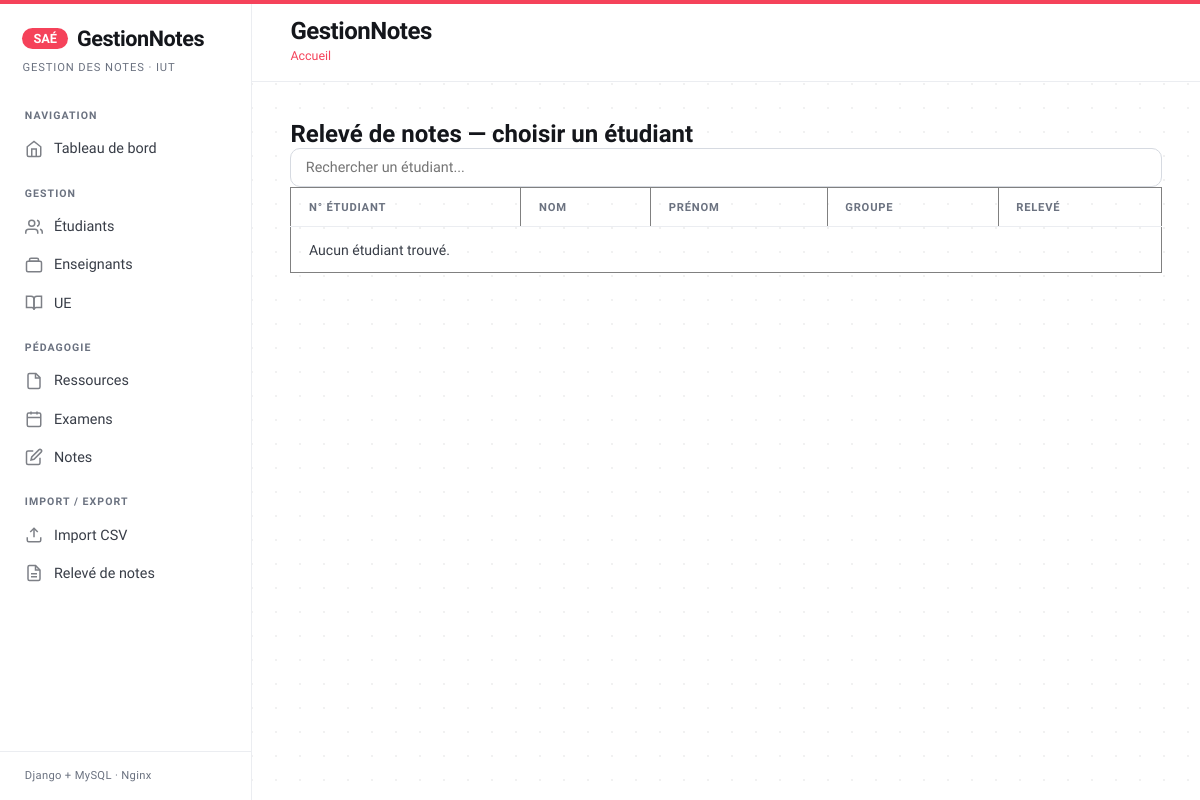
/releve/, run on an earlier commit of the app's database.
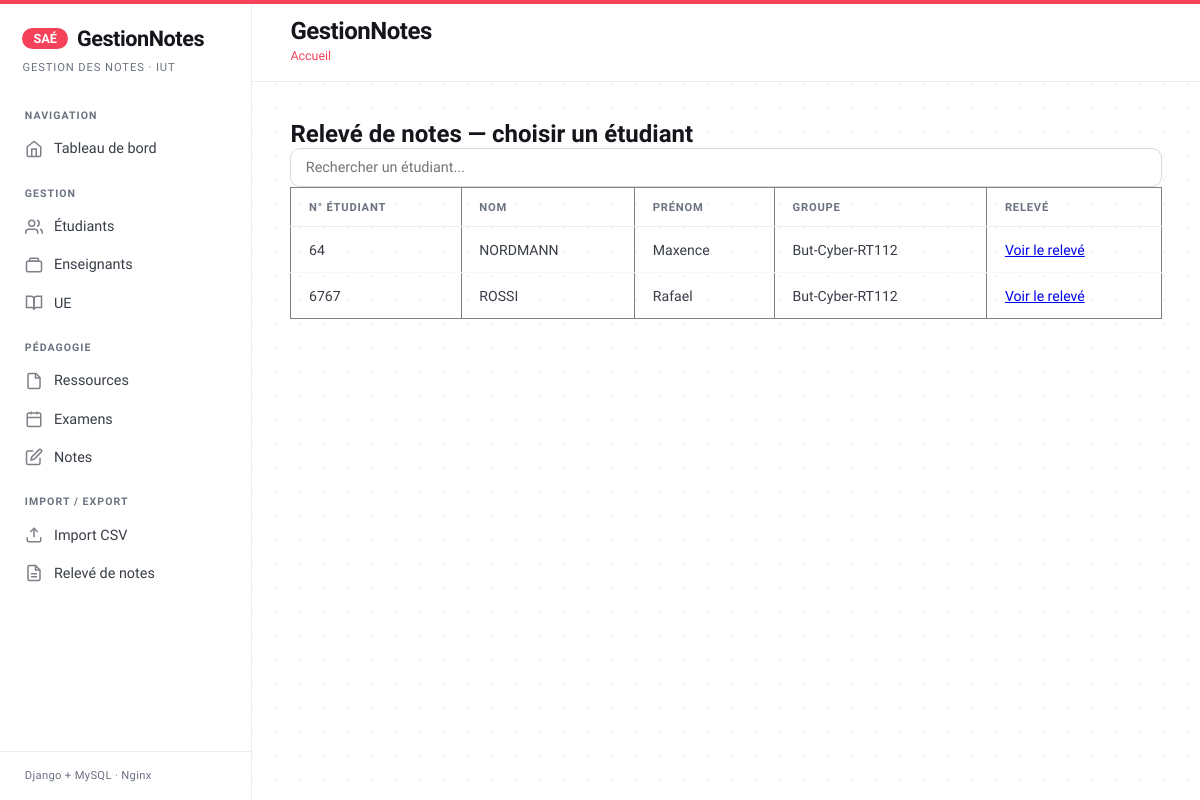
And on a later commit of the database.
### notes_app/models.py (models this page shows, shortened)
class Etudiant(models.Model):
    numero_etudiant = models.CharField(
        max_length=20,
        primary_key=True,
        verbose_name="N° étudiant"
    )
    nom = models.CharField(max_length=100, verbose_name="Nom")
    prenom = models.CharField(max_length=100, verbose_name="Prénom")
    groupe = models.CharField(max_length=20, verbose_name="Groupe")
    email = models.EmailField(unique=True, verbose_name="Email")
    photo = models.ImageField(
        upload_to='photos_etudiants/',
        blank=True,
        null=True,
        verbose_name="Photo"
    )
    class Meta:
        db_table = 'etudiants'
        verbose_name = "Étudiant"
        verbose_name_plural = "Étudiants"
        ordering = ['nom', 'prenom']

### notes_app/views.py (the view)
def releve_liste(request):
    query = request.GET.get('q', '')
    etudiants = Etudiant.objects.all()
    if query:
        etudiants = etudiants.filter(
            Q(nom__icontains=query) |
            Q(prenom__icontains=query) |
            Q(numero_etudiant__icontains=query)
        )
    return render(request, 'notes_app/releve_liste.html', {
        'etudiants': etudiants,
        'query': query,
        'titre_page': 'Relevé de notes',
    })

### notes_app/templates/notes_app/releve_liste.html
{% extends "notes_app/base.html" %}
{% block content %}
<div class="container mt-4">
  <h2>Relevé de notes — choisir un étudiant</h2>
  <form method="get" class="mb-3">
    <input type="text" name="q" value="{{ query }}"
           placeholder="Rechercher un étudiant..." class="form-control">
  </form>
  <table border="1" cellpadding="8" cellspacing="0" style="border-collapse:collapse; width:100%;">
    <thead>
      <tr>
        <th>N° étudiant</th>
        <th>Nom</th>
        <th>Prénom</th>
        <th>Groupe</th>
        <th>Relevé</th>
      </tr>
    </thead>
    <tbody>
      {% for e in etudiants %}
      <tr>
        <td>{{ e.numero_etudiant }}</td>
        <td>{{ e.nom }}</td>
        <td>{{ e.prenom }}</td>
        <td>{{ e.groupe }}</td>
        <td><a href="{% url 'releve_etudiant' e.numero_etudiant %}">Voir le relevé</a></td>
      </tr>
      {% empty %}
      <tr><td colspan="5">Aucun étudiant trouvé.</td></tr>
      {% endfor %}
    </tbody>
  </table>
</div>
{% endblock %}

What changed in the data, as far as the page shows it:
added Etudiant: numero_etudiant "64", nom "NORDMANN", prenom "Maxence", groupe "But-Cyber-RT112"
added Etudiant: numero_etudiant "6767", nom "ROSSI", prenom "Rafael", groupe "But-Cyber-RT112"
Also different on the page:
text no longer shown: "Aucun étudiant trouvé."
